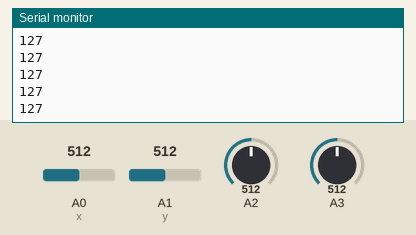
Simulated run of this sketch. Board: Arduino Uno, built with avr-gcc and run on an emulated ATmega328P. Parts: the last lines printed to the serial monitor. The inputs (shaded band) are chosen by the test bench; at power-on: A0 (x) = 512, A1 (y) = 512, A2 = 512, A3 = 512. No radio packets arrive unless stated.

Above: at 1.2 s.
1.3 s: A0 (x) set to 716
At 1.9 s:
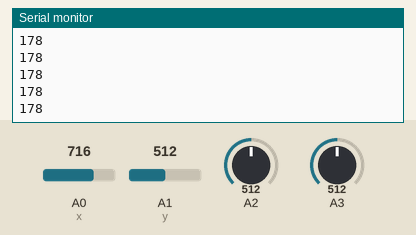
2.8 s: A0 (x) set to 992
At 3.5 s:
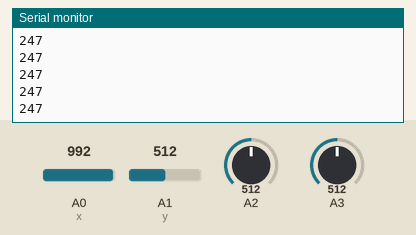
Timing chart, 0 to 5.8 s (numbered marks = the images above; inputs shaded):
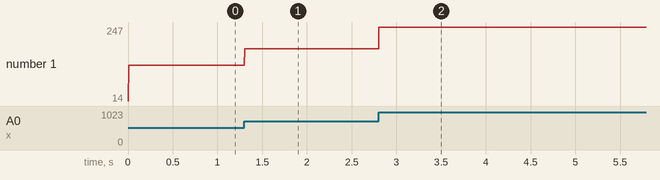

The sketch:

NRF24_transmitter_7channels1.ino
```cpp
#include <SPI.h>
#include <nRF24L01.h> //Remember to isntall this bibrry: http://www.electronoobs.com/engarduino_NRF24_lib.php
#include <RF24.h>

const uint64_t my_radio_pipe = 0xE8E8F0F0E1LL; //Remember that this code should be the same for the receiver

RF24 radio(9, 10);  //Set CE and CSN pins
int x = A0;
int y = A1;

// The sizeof this struct should not exceed 32 bytes
struct Data_to_be_sent {
  byte ch1;
  byte ch2;
  byte ch3;
  byte ch4;
};

//Create a variable with the structure above and name it sent_data
Data_to_be_sent sent_data;


void setup()
{
  Serial.begin(115200);
  pinMode(x,INPUT);
  pinMode(y,INPUT);

  Serial.println(x);
  radio.begin();
  radio.setAutoAck(false);
  radio.setDataRate(RF24_250KBPS);
  radio.openWritingPipe(my_radio_pipe);

  //Reset each channel value
  sent_data.ch1 = 127;
  sent_data.ch2 = 127;
  sent_data.ch3 = 127;
  sent_data.ch4 = 127;
}

/**************************************************/


void loop()
{
  /*If your channel is reversed, just swap 0 to 255 by 255 to 0 below
  EXAMPLE:
  Normal:    data.ch1 = map( analogRead(A0), 0, 1024, 0, 255);
  Reversed:  data.ch1 = map( analogRead(A0), 0, 1024, 255, 0);  */

  sent_data.ch1 = map( analogRead(A0), 0, 1024, 0, 255);
  sent_data.ch2 = map( analogRead(A1), 0, 1024, 0, 255);
  sent_data.ch3 = map( analogRead(A2), 0, 1024, 0, 255);
  sent_data.ch4 = map( analogRead(A3), 0, 1024, 0, 255);

  radio.write(&sent_data, sizeof(Data_to_be_sent));
  Serial.println(sent_data.ch1);
}
```

Measured:
- after the input at 1.3 s, the serial monitor: prints a new line at once (image 1)
- after the input at 2.8 s, the serial monitor: prints a new line at once (image 2)
- plotted number 1: 127 → 178 after the input at 1.3 s, 178 → 247 after the input at 2.8 s
